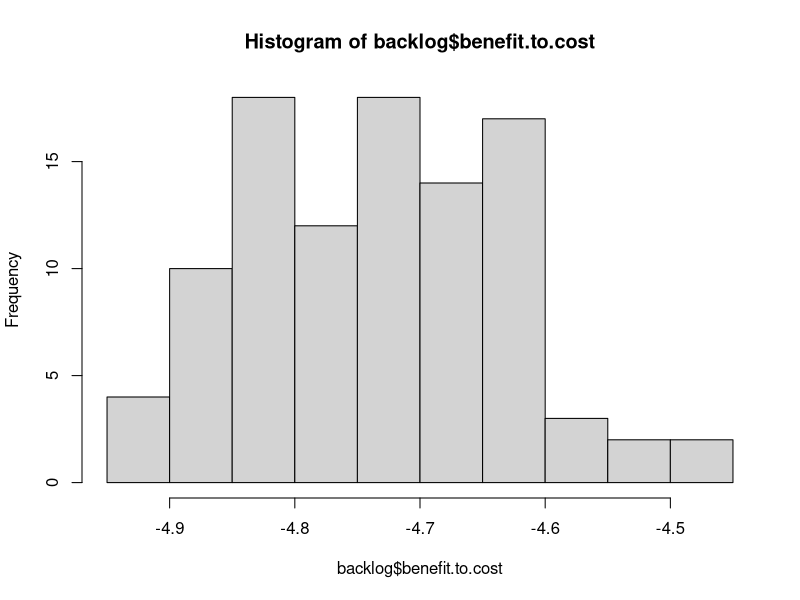
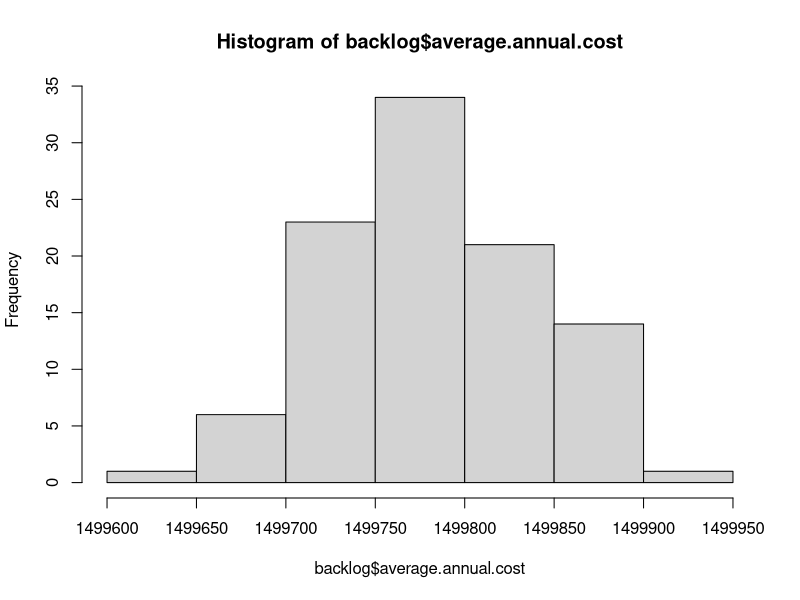
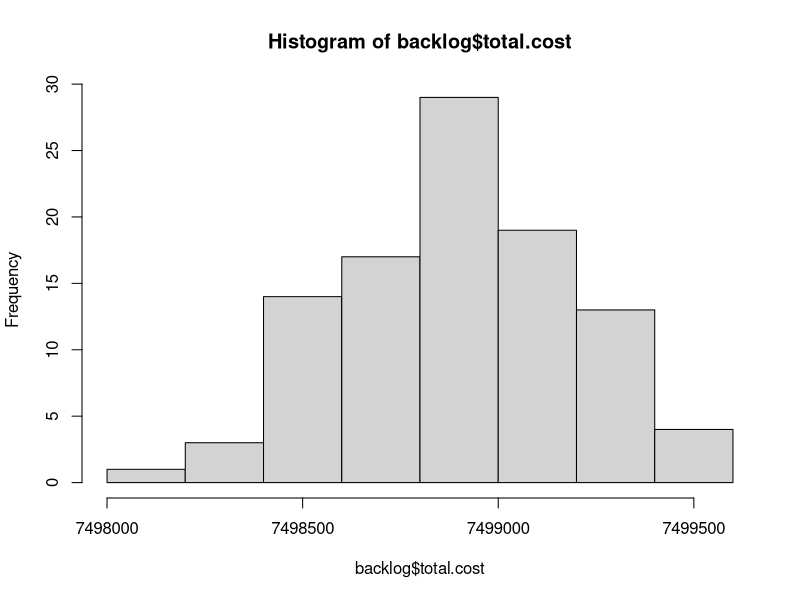
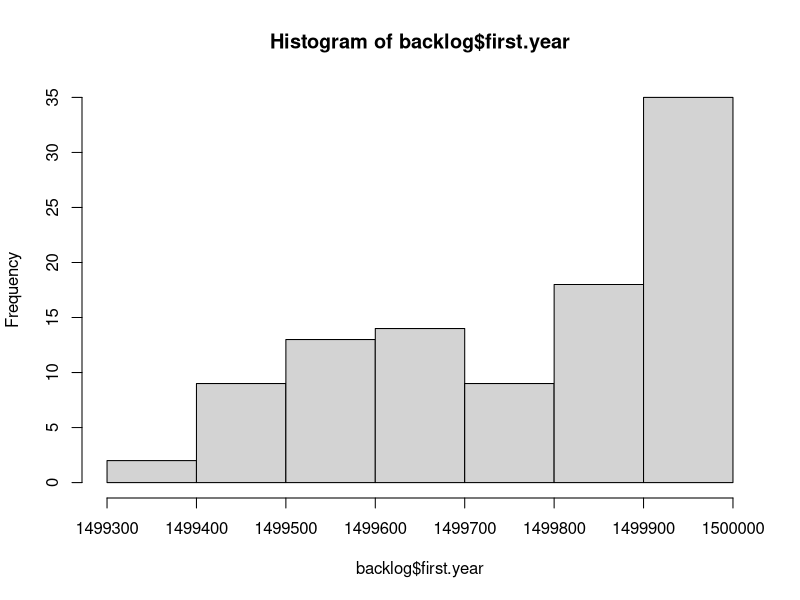

Source code (R) for these figures, in order: (Note: this script raises an error after producing the figures.)
# Read Me ####
# This code analyzes data from FST, the City's pavement consultant
# It models the cost and PCI degredation in order to optimize pavement decisions
# OCI value = PCI.  Note these scores are from November 2012.
# Created By Daniel Hadley

# Considerations: 
# 1. The knapsack approximates an optimal outcome, but needs to be inspected in cases where the 
# limit is low,E.g., http://oucsace.cs.ohiou.edu/~razvan/courses/cs4040/lecture16.pdf
# 2. The model makes assumptions about the differences in PCI reset of various treatment types.
# It assumes that patching only resets to PCI + 6, for example. 

library("plyr")


# Import data ####
setwd("K:/Somerstat/Common/Data/2014 StreetStat/PCI_Code")
# setwd ("~/Documents/Git/PCI_Code") #at home
d <- read.csv("PCI.csv")


# Create new variables #### 
d$sq.ft <- d$PavementWi * d$Length # Sq. Feet
d$sq.yd <- d$sq.ft * 0.111111 # Sq. Yards


# Functions needed for the model: ####
# f(Age) = PCI, f(PCI) = AGE, f(Age, Pave, Old PCI) = New PCI 
# f(PCI) = AGE, f(PCI) = Cost, f(knapsack) = pave 

# f(Age) = PCI
# Referenes below
# http://onlinepubs.trb.org/onlinepubs/conferences/2012/assetmgmt/presentations/Data-A-Ramirez-Flores-Chang-Albitres.pdf
# https://repository.tamu.edu/bitstream/handle/1969.1/ETD-TAMU-2009-05-317/DESHMUKH-THESIS.pdf?sequence=2
# http://www.mylongview.com/modules/showdocument.aspx?documentid=631
# See AnalyzePCI.R
PCIf <- function(AGE){ 
  PCI <- ifelse(d$Functional == "CO - Collector", 100 - (106/((log(79/AGE))^(1/.48))),
                ifelse(d$Functional == "AR - Arterial", 100 - (109/((log(88/AGE))^(1/.58))),
                       100 - (97/((log(110/AGE))^(1/.61)))
                ))
  return(PCI)
}


# f(PCI, Function, Sq.yd) = Cost 
Costf <- function(OCI, Functional, sq.yd){ 
  Cost <- ifelse((OCI >= 68) & (OCI < 88), 1.8,
         ifelse((OCI >= 47) & (OCI < 68), 18.50,
                ifelse((OCI >= 25) & (OCI < 47) & (Functional == "RT - Residential Local"), 76.80,
                       ifelse((OCI >= 25) & (OCI < 47) & (Functional == "RE - Residential Dead End"), 76.80,
                              ifelse((OCI >= 25) & (OCI < 47) & (Functional == "CO - Collector" ), 91.10,
                                     ifelse((OCI >= 25) & (OCI < 47) & (Functional == "AR - Arterial"), 91.10,
                                            ifelse((OCI >= 0) & (OCI < 25) & (Functional == "RT - Residential Local"), 139.80,
                                                   ifelse((OCI >= 0) & (OCI < 25) & (Functional == "RE - Residential Dead End"), 139.80,
                                                          ifelse((OCI >= 0) & (OCI < 25) & (Functional == "CO - Collector"), 147.70,
                                                                 ifelse((OCI >= 0) & (OCI < 25) & (Functional == "AR - Arterial"), 162.10,
                                                                        ifelse(OCI >= 88, 0, 360)))))))))))
  return(Cost*sq.yd)
}


#f(Pave, Previous Year's Moritorium) = Moritorium
Moritoriumf <- function(Pave, MoritoriumX){
  Moritorium <- ifelse(Pave == 1, 1, 
                       ifelse((MoritoriumX > 0) & (MoritoriumX < 3), 1 + MoritoriumX,
                              0 
                              ))
  return(Moritorium)
}


# f(PCI) = delta
# This takes the current PCI and calculates the difference between that and the PCI post treatment
# This is essentially the "value" in the knapsack algo
# The penultimate line ensures that during the moratorium (3 years after work is done), that
# street is not selected for maintenance yet
Deltaf <- function(OldOCI, sq.yd, Moratorium){ 
   Delta <- ifelse((OldOCI >= 68) & (OldOCI < 88) & (Moratorium == 0), ((OldOCI + 8) * sq.yd) - (OldOCI * sq.yd),
                   ifelse((OldOCI >= 47) & (OldOCI < 68) & (Moratorium == 0), ((OldOCI + 7) * sq.yd) - (OldOCI * sq.yd),
                   # why + 8 and +9: http//www.ci.san-ramon.ca.us/engr/pavement.html
                   ifelse((OldOCI >= 25) & (OldOCI < 47) & (Moratorium == 0), (96 * sq.yd) - (OldOCI * sq.yd),
                          ifelse(Moratorium != 0, 0, 
                          (100 * sq.yd) - (OldOCI * sq.yd)
                                 ))))                      
  return(Delta)
}


# # f(value, weight, limit ) = pave. This is the OLD Pave function
# # This is a greedy approximation to the Knapsack algorithm
# knapsack <- function(value, weight, limit){
#   benefit.to.cost <- value / weight #Create ratio
#   df = data.frame(value, weight, benefit.to.cost) # turn it into a DF
#   df$ID <- (1:nrow(df)) # add ID to resort later
#   df <- df[with(df, order(-benefit.to.cost)), ] # Sort by benefit.to.cost
#   rownames(df) <- NULL # Reset the row names for easier indexing
#   df$total.weight <- ifelse(cumsum(df$weight) <= limit, cumsum(df$weight), 0) # Add first items that fit
#   # I need to add a break here if nothing fits in the bag on the first pass
#   for(i in 2:nrow(df)){ #Start in row 2 because some values have been added above
#     df$total.weight[i] <- ifelse(df$weight[i] + df$total.weight[i-1] <= limit, # If adding won't go over limit
#                                  df$weight[i] + df$total.weight[i-1], df$total.weight[i-1]) # If it will, keep Weight the same
#   }
#   df$add <- 0
#   df$add[1] <- ifelse(df$total.weight[1] > 0, 1, 0)
#   for(i in 2:nrow(df)){ #Start in row 2 
#     df$add[i] <- ifelse(df$total.weight[i] > df$total.weight[i-1], 1, 0) # 1 if it has been added
#   }
#   df$add <- ifelse(df$benefit.to.cost == 0, 0, df$add) #To avoid paving streets under moratorium
#   df$add <- ifelse(df$value == 0, 0, df$add)
#   df <- df[with(df, order(ID)), ] # Resort by ID
#   rownames(df) <- NULL # Reset the row names for easier indexing
#   return(df$add)
# }


# f(value, weight, limit preventive maintenance, limit reconstruction) = pave. This is the basic Pave function
# This is a greedy approximation to the Knapsack algorithm
knapsack <- function(value, weight, limitPM, limitR, PCI){
  benefit.to.cost <- value / weight #Create ratio
  df = data.frame(value, weight, benefit.to.cost, PCI) # turn it into a DF
  df$ID <- (1:nrow(df)) # add ID to resort later
  df <- df[with(df, order(-benefit.to.cost)), ] # Sort by benefit.to.cost
  rownames(df) <- NULL # Reset the row names for easier indexing
  df$total.weight <- ifelse(cumsum(df$weight) <= limitPM, cumsum(df$weight), 0) # Add first items that fit
  # I need to add a break here if nothing fits in the bag on the first pass
  for(i in 2:nrow(df)){ #Start in row 2 because some values have been added above
    df$total.weight[i] <- ifelse(df$weight[i] + df$total.weight[i-1] <= limitPM, # If adding won't go over limit
                                 df$weight[i] + df$total.weight[i-1], df$total.weight[i-1]) # If it will, keep Weight the same
  }
  df$add <- 0
  df$add[1] <- ifelse(df$total.weight[1] > 0, 1, 0)
  for(i in 2:nrow(df)){ #Start in row 2 
    df$add[i] <- ifelse(df$total.weight[i] > df$total.weight[i-1], 1, 0) # 1 if it has been added
  }
  df$add <- ifelse(df$benefit.to.cost == 0, 0, df$add) #To avoid paving streets under moratorium
  df$add <- ifelse(df$value == 0, 0, df$add)
  # Now do it all again for full reconstruction of the worst streets
  df <- df[with(df, order(PCI)), ] # Sort by PCI
  rownames(df) <- NULL # Reset the row names for easier indexing
  df$total.weight.a <- ifelse(cumsum(df$weight) <= limitR, cumsum(df$weight), 0) # Add first items that fit
  # I need to add a break here if nothing fits in the bag on the first pass
  for(i in 2:nrow(df)){ #Start in row 2 because some values have been added above
    df$total.weight.a[i] <- ifelse(df$weight[i] + df$total.weight.a[i-1] <= limitR, # If adding won't go over limit
                                 df$weight[i] + df$total.weight.a[i-1], df$total.weight.a[i-1]) # If it will, keep Weight the same
  }
  df$add.a <- 0
  df$add.a[1] <- ifelse(df$total.weight.a[1] > 0, 1, 0)
  for(i in 2:nrow(df)){ #Start in row 2 
    df$add.a[i] <- ifelse(df$total.weight.a[i] > df$total.weight.a[i-1], 1, 0) # 1 if it has been added
  }
  df$add.a <- ifelse(df$benefit.to.cost == 0, 0, df$add.a) #To avoid paving streets under moratorium
  df$add.a <- ifelse(df$value == 0, 0, df$add.a)
  # now resort
  df <- df[with(df, order(ID)), ] # Resort by ID
  rownames(df) <- NULL # Reset the row names for easier indexing
  df$pave <- ifelse((df$add == 1) | (df$add.a == 1), 1, 0)
  return(df$pave)
}


# f(Age, Pave, Old PCI) = New PCI
# See AnalyzePCI.R
NewPCIf <- function(AGE, Pave, OldOCI){
  NewPCI <- ifelse((OldOCI >= 68) & (OldOCI < 88) & (Pave == 1), OldOCI + 8,
                   # why + 7: http//www.ci.san-ramon.ca.us/engr/pavement.html
                   ifelse((OldOCI >= 47) & (OldOCI < 68) & (Pave == 1), OldOCI + 7,
                          ifelse((OldOCI >= 25) & (OldOCI < 47) & (Pave == 1), 96, 
                                 # http://www.mylongview.com/modules/showdocument.aspx?documentid=631
                                 ifelse((OldOCI >= 0) & (OldOCI < 25) & (Pave == 1), 100,
                                        ifelse((d$Functional == "CO - Collector") & (Pave == 0), 100 - (106/((log(79/AGE))^(1/.48))),
                                               ifelse((d$Functional == "AR - Arterial") & (Pave == 0), 100 - (109/((log(88/AGE))^(1/.58))),
                                                      100 - (97/((log(110/AGE))^(1/.61)))
                                 ))))))                      
  return(NewPCI)
}


# f(NewPCI) = New Age
Agef <- function(NewPCI){
  NewAge <- ifelse((d$Functional == "CO - Collector"), 79*(2.71828^(-9.37879/(100-NewPCI)^0.48)),
                   ifelse((d$Functional == "AR - Arterial"), 88*(2.71828^(-15.1952/(100-NewPCI)^0.58)),
                          110*(2.71828^(-16.2904/(100-NewPCI)^0.61))
                   ))
                   
  return(NewAge)
}


# Final model ####

  d$Age <- Agef(d$OCI) # Estimated age in Nov 2012
  d$backlog <- Costf(d$OCI, d$Functional, d$sq.yd) # Backlog in Nov 2012
  d$Moritorium <- 0 # Hold for three years between routine maintenance 
  d$Delta.a <- Deltaf(d$OCI, d$sq.yd, d$Moritorium) # Difference between old OCI and potential OCI
  d$Pave.a <- knapsack(d$Delta.a, d$backlog, 1000000, 1000000, d$OCI) # Pave or not in spring 2013
  d$cost.a <- ifelse(d$Pave.a == 1, Costf(d$OCI, d$Functional, d$sq.yd),0) #The cost to pave the selected streets
  d$Moritorium.a <- Moritoriumf(d$Pave.a, d$Moritorium) #if work has been done, hold for 3 years
  d$Age.Tmp <- (1 + d$Age) #Temporary to do the new PCI calculation
  d$PCI.a <-  NewPCIf(d$Age.Tmp, d$Pave.a, d$OCI)
  d$Age.a <- Agef(d$PCI.a) # The new "age" in Nov 2013. E.g., crack and seal streets are not brand new.
d$backlog.a <- Costf(d$PCI.a, d$Functional, d$sq.yd) #Backlog in Nov 2013
  d$Delta.b <- Deltaf(d$PCI.a, d$sq.yd, d$Moritorium.a)
  d$Pave.b <- knapsack(d$Delta.b, d$backlog.a, 1000000, 1000000, d$PCI.a)
  d$cost.b <- ifelse(d$Pave.b == 1, Costf(d$PCI.a, d$Functional, d$sq.yd),0)
  d$Moritorium.b <- Moritoriumf(d$Pave.b, d$Moritorium.a)
  d$Age.Tmp <- (1 + d$Age.a) 
  d$PCI.b <-  NewPCIf(d$Age.Tmp, d$Pave.b, d$PCI.a)
  d$Age.b <- Agef(d$PCI.b)
d$backlog.b <- Costf(d$PCI.b, d$Functional, d$sq.yd)
  d$Delta.c <- Deltaf(d$PCI.b, d$sq.yd, d$Moritorium.b)
  d$Pave.c <- knapsack(d$Delta.c, d$backlog.b, 1000000, 1000000, d$PCI.b)
  d$cost.c <- ifelse(d$Pave.c == 1, Costf(d$PCI.b, d$Functional, d$sq.yd),0)
  d$Moritorium.c <- Moritoriumf(d$Pave.c, d$Moritorium.b)
  d$Age.Tmp <- (1 + d$Age.b) 
  d$PCI.c <-  NewPCIf(d$Age.Tmp, d$Pave.c, d$PCI.b)
  d$Age.c <- Agef(d$PCI.c)
d$backlog.c <- Costf(d$PCI.c, d$Functional, d$sq.yd)
  d$Delta.d <- Deltaf(d$PCI.c, d$sq.yd, d$Moritorium.c)
  d$Pave.d <- knapsack(d$Delta.d, d$backlog.c, 1000000, 1000000, d$PCI.c)
  d$cost.d <- ifelse(d$Pave.d == 1, Costf(d$PCI.c, d$Functional, d$sq.yd),0)
  d$Moritorium.d <- Moritoriumf(d$Pave.d, d$Moritorium.c)
  d$Age.Tmp <- (1 + d$Age.c) 
  d$PCI.d <-  NewPCIf(d$Age.Tmp, d$Pave.d, d$PCI.c)
  d$Age.d <- Agef(d$PCI.d)
d$backlog.d <- Costf(d$PCI.d, d$Functional, d$sq.yd)
  d$Delta.e <- Deltaf(d$PCI.d, d$sq.yd, d$Moritorium.d)
  d$Pave.e <- knapsack(d$Delta.e, d$backlog.d, 1000000, 1000000, d$PCI.d)
  d$cost.e <- ifelse(d$Pave.e == 1, Costf(d$PCI.d, d$Functional, d$sq.yd),0)
  d$Moritorium.e <- Moritoriumf(d$Pave.e, d$Moritorium.d)
  d$Age.Tmp <- (1 + d$Age.d) 
  d$PCI.e <-  NewPCIf(d$Age.Tmp, d$Pave.e, d$PCI.d)
  d$Age.e <- Agef(d$PCI.e)
d$backlog.e <- Costf(d$PCI.e, d$Functional, d$sq.yd)


# Final model wrapped in a function ####

# f(n) = output
Modelf <- function(n){
  d$Age <- Agef(d$OCI) # Estimated age in Nov 2012
  d$backlog <- Costf(d$OCI, d$Functional, d$sq.yd) # Backlog in Nov 2012
  d$Moritorium <- 0 # Hold for three years between routine maintenance 
  d$Delta.a <- Deltaf(d$OCI, d$sq.yd, d$Moritorium) # Difference between old OCI and potential OCI
  d$Pave.a <- knapsack(d$Delta.a, d$backlog, 1000000, 1000000, d$OCI) # Pave or not in spring 2013
  d$cost.a <- ifelse(d$Pave.a == 1, Costf(d$OCI, d$Functional, d$sq.yd),0) #The cost to pave the selected streets
  d$Moritorium.a <- Moritoriumf(d$Pave.a, d$Moritorium) #if work has been done, hold for 3 years
  d$Age.Tmp <- (1 + d$Age) #Temporary to do the new PCI calculation
  d$PCI.a <-  NewPCIf(d$Age.Tmp, d$Pave.a, d$OCI)
  d$Age.a <- Agef(d$PCI.a) # The new "age" in Nov 2013. E.g., crack and seal streets are not brand new.
  d$backlog.a <- Costf(d$PCI.a, d$Functional, d$sq.yd) #Backlog in Nov 2013
  d$Delta.b <- Deltaf(d$PCI.a, d$sq.yd, d$Moritorium.a)
  d$Pave.b <- knapsack(d$Delta.b, d$backlog.a, 1000000, 1000000, d$PCI.a)
  d$cost.b <- ifelse(d$Pave.b == 1, Costf(d$PCI.a, d$Functional, d$sq.yd),0)
  d$Moritorium.b <- Moritoriumf(d$Pave.b, d$Moritorium.a)
  d$Age.Tmp <- (1 + d$Age.a) 
  d$PCI.b <-  NewPCIf(d$Age.Tmp, d$Pave.b, d$PCI.a)
  d$Age.b <- Agef(d$PCI.b)
  d$backlog.b <- Costf(d$PCI.b, d$Functional, d$sq.yd)
  d$Delta.c <- Deltaf(d$PCI.b, d$sq.yd, d$Moritorium.b)
  d$Pave.c <- knapsack(d$Delta.c, d$backlog.b, 1000000, 1000000, d$PCI.b)
  d$cost.c <- ifelse(d$Pave.c == 1, Costf(d$PCI.b, d$Functional, d$sq.yd),0)
  d$Moritorium.c <- Moritoriumf(d$Pave.c, d$Moritorium.b)
  d$Age.Tmp <- (1 + d$Age.b) 
  d$PCI.c <-  NewPCIf(d$Age.Tmp, d$Pave.c, d$PCI.b)
  d$Age.c <- Agef(d$PCI.c)
  d$backlog.c <- Costf(d$PCI.c, d$Functional, d$sq.yd)
  d$Delta.d <- Deltaf(d$PCI.c, d$sq.yd, d$Moritorium.c)
  d$Pave.d <- knapsack(d$Delta.d, d$backlog.c, 1000000, 1000000, d$PCI.c)
  d$cost.d <- ifelse(d$Pave.d == 1, Costf(d$PCI.c, d$Functional, d$sq.yd),0)
  d$Moritorium.d <- Moritoriumf(d$Pave.d, d$Moritorium.c)
  d$Age.Tmp <- (1 + d$Age.c) 
  d$PCI.d <-  NewPCIf(d$Age.Tmp, d$Pave.d, d$PCI.c)
  d$Age.d <- Agef(d$PCI.d)
  d$backlog.d <- Costf(d$PCI.d, d$Functional, d$sq.yd)
  d$Delta.e <- Deltaf(d$PCI.d, d$sq.yd, d$Moritorium.d)
  d$Pave.e <- knapsack(d$Delta.e, d$backlog.d, 1000000, 1000000, d$PCI.d)
  d$cost.e <- ifelse(d$Pave.e == 1, Costf(d$PCI.d, d$Functional, d$sq.yd),0)
  d$Moritorium.e <- Moritoriumf(d$Pave.e, d$Moritorium.d)
  d$Age.Tmp <- (1 + d$Age.d) 
  d$PCI.e <-  NewPCIf(d$Age.Tmp, d$Pave.e, d$PCI.d)
  d$Age.e <- Agef(d$PCI.e)
  d$backlog.e <- Costf(d$PCI.e, d$Functional, d$sq.yd)
#   Now create the outputs
backlog <- sum(d$backlog.e)
backlog.reduction <- (sum(d$backlog)) - (sum(d$backlog.e))
total.cost <- sum(d$cost.a, d$cost.b, d$cost.c, d$cost.d, d$cost.e)
benefit.to.cost <- backlog.reduction / total.cost
average.annual.cost <- ((sum(d$cost.a)) + (sum(d$cost.b)) + (sum(d$cost.c)) + 
                          (sum(d$cost.d)) + (sum(d$cost.e))) / 5
first.year <- sum(d$cost.a)
output <- list(backlog, backlog.reduction, total.cost, benefit.to.cost, average.annual.cost, first.year)
return(output)
}

Modelf(1)


# Stochastic Model for comparison ####
# f(value, weight, limit ) = pave. 
# This is a greedy approximation to the Knapsack algorithm
knapsack <- function(value, weight, limit){
  benefit.to.cost <- sample(1:573, 573, replace=F) #Instead of real ratio, make it random
  df = data.frame(value, weight, benefit.to.cost) # turn it into a DF
  df$ID <- (1:nrow(df)) # add ID to resort later
  df <- df[with(df, order(-benefit.to.cost)), ] # Sort by benefit.to.cost
  rownames(df) <- NULL # Reset the row names for easier indexing
  df$total.weight <- ifelse(cumsum(df$weight) <= limit, cumsum(df$weight), 0) # Add first items that fit
  # I need to add a break here if nothing fits in the bag on the first pass
  for(i in 2:nrow(df)){ #Start in row 2 because some values have been added above
    df$total.weight[i] <- ifelse(df$weight[i] + df$total.weight[i-1] <= limit, # If adding won't go over limit
                                 df$weight[i] + df$total.weight[i-1], df$total.weight[i-1]) # If it will, keep Weight the same
  }
  df$add <- 0
  df$add[1] <- ifelse(df$total.weight[1] > 0, 1, 0)
  for(i in 2:nrow(df)){ #Start in row 2 
    df$add[i] <- ifelse(df$total.weight[i] > df$total.weight[i-1], 1, 0) # 1 if it has been added
  }
  df <- df[with(df, order(ID)), ] # Resort by ID
  rownames(df) <- NULL # Reset the row names for easier indexing
  return(df$add)
}


Modelf <- function(n){
  d$Age <- Agef(d$OCI) # Estimated age in Nov 2012
  d$backlog <- Costf(d$OCI, d$Functional, d$sq.yd) # Backlog in Nov 2012
  d$Moritorium <- 0 # Hold for three years between routine maintenance 
  d$Delta.a <- Deltaf(d$OCI, d$sq.yd, d$Moritorium) # Difference between old OCI and potential OCI
  d$Pave.a <- knapsack(d$Delta.a, d$backlog, 1500000) # Pave or not in spring 2013
  d$cost.a <- ifelse(d$Pave.a == 1, Costf(d$OCI, d$Functional, d$sq.yd),0) #The cost to pave the selected streets
  d$Moritorium.a <- Moritoriumf(d$Pave.a, d$Moritorium) #if work has been done, hold for 3 years
  d$Age.Tmp <- (1 + d$Age) #Temporary to do the new PCI calculation
  d$PCI.a <-  NewPCIf(d$Age.Tmp, d$Pave.a, d$OCI)
  d$Age.a <- Agef(d$PCI.a) # The new "age" in Nov 2013. E.g., crack and seal streets are not brand new.
  d$backlog.a <- Costf(d$PCI.a, d$Functional, d$sq.yd) #Backlog in Nov 2013
  d$Delta.b <- Deltaf(d$PCI.a, d$sq.yd, d$Moritorium.a)
  d$Pave.b <- knapsack(d$Delta.b, d$backlog.a, 1500000)
  d$cost.b <- ifelse(d$Pave.b == 1, Costf(d$PCI.a, d$Functional, d$sq.yd),0)
  d$Moritorium.b <- Moritoriumf(d$Pave.b, d$Moritorium.a)
  d$Age.Tmp <- (1 + d$Age.a) 
  d$PCI.b <-  NewPCIf(d$Age.Tmp, d$Pave.b, d$PCI.a)
  d$Age.b <- Agef(d$PCI.b)
  d$backlog.b <- Costf(d$PCI.b, d$Functional, d$sq.yd)
  d$Delta.c <- Deltaf(d$PCI.b, d$sq.yd, d$Moritorium.b)
  d$Pave.c <- knapsack(d$Delta.c, d$backlog.b, 1500000)
  d$cost.c <- ifelse(d$Pave.c == 1, Costf(d$PCI.b, d$Functional, d$sq.yd),0)
  d$Moritorium.c <- Moritoriumf(d$Pave.c, d$Moritorium.b)
  d$Age.Tmp <- (1 + d$Age.b) 
  d$PCI.c <-  NewPCIf(d$Age.Tmp, d$Pave.c, d$PCI.b)
  d$Age.c <- Agef(d$PCI.c)
  d$backlog.c <- Costf(d$PCI.c, d$Functional, d$sq.yd)
  d$Delta.d <- Deltaf(d$PCI.c, d$sq.yd, d$Moritorium.c)
  d$Pave.d <- knapsack(d$Delta.d, d$backlog.c, 1500000)
  d$cost.d <- ifelse(d$Pave.d == 1, Costf(d$PCI.c, d$Functional, d$sq.yd),0)
  d$Moritorium.d <- Moritoriumf(d$Pave.d, d$Moritorium.c)
  d$Age.Tmp <- (1 + d$Age.c) 
  d$PCI.d <-  NewPCIf(d$Age.Tmp, d$Pave.d, d$PCI.c)
  d$Age.d <- Agef(d$PCI.d)
  d$backlog.d <- Costf(d$PCI.d, d$Functional, d$sq.yd)
  d$Delta.e <- Deltaf(d$PCI.d, d$sq.yd, d$Moritorium.d)
  d$Pave.e <- knapsack(d$Delta.e, d$backlog.d, 1500000)
  d$cost.e <- ifelse(d$Pave.e == 1, Costf(d$PCI.d, d$Functional, d$sq.yd),0)
  d$Moritorium.e <- Moritoriumf(d$Pave.e, d$Moritorium.d)
  d$Age.Tmp <- (1 + d$Age.d) 
  d$PCI.e <-  NewPCIf(d$Age.Tmp, d$Pave.e, d$PCI.d)
  d$Age.e <- Agef(d$PCI.e)
  d$backlog.e <- Costf(d$PCI.e, d$Functional, d$sq.yd)
  #   Now create the outputs
  backlog <- sum(d$backlog.e)
  backlog.reduction <- (sum(d$backlog)) - (sum(d$backlog.e))
  total.cost <- sum(d$cost.a, d$cost.b, d$cost.c, d$cost.d, d$cost.e)
  benefit.to.cost <- backlog.reduction / total.cost
  average.annual.cost <- ((sum(d$cost.a)) + (sum(d$cost.b)) + (sum(d$cost.c)) + 
                            (sum(d$cost.d)) + (sum(d$cost.e))) / 5
  first.year <- sum(d$cost.a)
  output <- list(backlog, backlog.reduction, total.cost, benefit.to.cost, average.annual.cost, first.year)
  return(output)
}

Modelf(1)

# Now run the function X number of times
# http://stats.stackexchange.com/questions/7999/how-to-efficiently-repeat-a-function-on-a-data-set-in-r
library("plyr")
l <- alply(cbind(rep(100,100),rep(20,10)),1,Modelf)
backlog <- data.frame(matrix(unlist(l), nrow=100, byrow=T))
colnames(backlog) <- c("backlog", "backlog.reduction", "total.cost", "benefit.to.cost", 
                       "average.annual.cost", "first.year")

hist(backlog$benefit.to.cost)
hist(backlog$average.annual.cost)
hist(backlog$total.cost)
hist(backlog$first.year)


# Final model for comparison to consultant: cap = $2m + $2m worst streets  ####
# Backlog after 5 years for consultant spending $4.5 m is $81,115,018 m.

# f(n) = output
Modelf <- function(n){
  d$Age <- Agef(d$OCI) # Estimated age in Nov 2012
  d$backlog <- Costf(d$OCI, d$Functional, d$sq.yd) # Backlog in Nov 2012
  d$Moritorium <- 0 # Hold for three years between routine maintenance 
  d$Delta.a <- Deltaf(d$OCI, d$sq.yd, d$Moritorium) # Difference between old OCI and potential OCI
  d$Pave.a <- knapsack(d$Delta.a, d$backlog, 2000000, 2000000, d$OCI) # Pave or not in spring 2013
  d$cost.a <- ifelse(d$Pave.a == 1, Costf(d$OCI, d$Functional, d$sq.yd),0) #The cost to pave the selected streets
  d$Moritorium.a <- Moritoriumf(d$Pave.a, d$Moritorium) #if work has been done, hold for 3 years
  d$Age.Tmp <- (1 + d$Age) #Temporary to do the new PCI calculation
  d$PCI.a <-  NewPCIf(d$Age.Tmp, d$Pave.a, d$OCI)
  d$Age.a <- Agef(d$PCI.a) # The new "age" in Nov 2013. E.g., crack and seal streets are not brand new.
  d$backlog.a <- Costf(d$PCI.a, d$Functional, d$sq.yd) #Backlog in Nov 2013
  d$Delta.b <- Deltaf(d$PCI.a, d$sq.yd, d$Moritorium.a)
  d$Pave.b <- knapsack(d$Delta.b, d$backlog.a, 2000000, 2000000, d$PCI.a)
  d$cost.b <- ifelse(d$Pave.b == 1, Costf(d$PCI.a, d$Functional, d$sq.yd),0)
  d$Moritorium.b <- Moritoriumf(d$Pave.b, d$Moritorium.a)
  d$Age.Tmp <- (1 + d$Age.a) 
  d$PCI.b <-  NewPCIf(d$Age.Tmp, d$Pave.b, d$PCI.a)
  d$Age.b <- Agef(d$PCI.b)
  d$backlog.b <- Costf(d$PCI.b, d$Functional, d$sq.yd)
  d$Delta.c <- Deltaf(d$PCI.b, d$sq.yd, d$Moritorium.b)
  d$Pave.c <- knapsack(d$Delta.c, d$backlog.b, 2000000, 2000000, d$PCI.b)
  d$cost.c <- ifelse(d$Pave.c == 1, Costf(d$PCI.b, d$Functional, d$sq.yd),0)
  d$Moritorium.c <- Moritoriumf(d$Pave.c, d$Moritorium.b)
  d$Age.Tmp <- (1 + d$Age.b) 
  d$PCI.c <-  NewPCIf(d$Age.Tmp, d$Pave.c, d$PCI.b)
  d$Age.c <- Agef(d$PCI.c)
  d$backlog.c <- Costf(d$PCI.c, d$Functional, d$sq.yd)
  d$Delta.d <- Deltaf(d$PCI.c, d$sq.yd, d$Moritorium.c)
  d$Pave.d <- knapsack(d$Delta.d, d$backlog.c, 2000000, 2000000, d$PCI.c)
  d$cost.d <- ifelse(d$Pave.d == 1, Costf(d$PCI.c, d$Functional, d$sq.yd),0)
  d$Moritorium.d <- Moritoriumf(d$Pave.d, d$Moritorium.c)
  d$Age.Tmp <- (1 + d$Age.c) 
  d$PCI.d <-  NewPCIf(d$Age.Tmp, d$Pave.d, d$PCI.c)
  d$Age.d <- Agef(d$PCI.d)
  d$backlog.d <- Costf(d$PCI.d, d$Functional, d$sq.yd)
  d$Delta.e <- Deltaf(d$PCI.d, d$sq.yd, d$Moritorium.d)
  d$Pave.e <- knapsack(d$Delta.e, d$backlog.d, 2000000, 2000000, d$PCI.d)
  d$cost.e <- ifelse(d$Pave.e == 1, Costf(d$PCI.d, d$Functional, d$sq.yd),0)
  d$Moritorium.e <- Moritoriumf(d$Pave.e, d$Moritorium.d)
  d$Age.Tmp <- (1 + d$Age.d) 
  d$PCI.e <-  NewPCIf(d$Age.Tmp, d$Pave.e, d$PCI.d)
  d$Age.e <- Agef(d$PCI.e)
  d$backlog.e <- Costf(d$PCI.e, d$Functional, d$sq.yd)
  #   Now create the outputs
  backlog <- sum(d$backlog.e)
  backlog.reduction <- (sum(d$backlog)) - (sum(d$backlog.e))
  total.cost <- sum(d$cost.a, d$cost.b, d$cost.c, d$cost.d, d$cost.e)
  benefit.to.cost <- backlog.reduction / total.cost
  average.annual.cost <- ((sum(d$cost.a)) + (sum(d$cost.b)) + (sum(d$cost.c)) + 
                            (sum(d$cost.d)) + (sum(d$cost.e))) / 5
  first.year <- sum(d$cost.a)
  output <- list(backlog, backlog.reduction, total.cost, benefit.to.cost, average.annual.cost, first.year)
  return(output)
}

Modelf(1)


# Here are the Streets that DPW did in 2013 ####
Modelf <- function(n){
  d$Age <- Agef(d$OCI) # Estimated age in Nov 2012
  d$backlog <- Costf(d$OCI, d$Functional, d$sq.yd) # Backlog in Nov 2012
  d$Moritorium <- 0 # Hold for three years between routine maintenance 
  d$Delta.a <- Deltaf(d$OCI, d$sq.yd, d$Moritorium) # Difference between old OCI and potential OCI
  ## The following list is missing the private ways and the part of Shore they did. Was it all Shore?
  d$Pave.a <- ifelse(d$STREETNAME %in% c('ALBION ST' , 'ALBION TERR', 'BELMONT SQ', 'HAMMOND ST',
                                         'MORGAN ST', 'WHEELER ST', 'WYATT ST', 'YORKTOWN ST'), 1, 0)
  d$cost.a <- ifelse(d$Pave.a == 1, Costf(d$OCI, d$Functional, d$sq.yd),0) #The cost to pave the selected streets
  d$Moritorium.a <- Moritoriumf(d$Pave.a, d$Moritorium) #if work has been done, hold for 3 years
  d$Age.Tmp <- (1 + d$Age) #Temporary to do the new PCI calculation
  d$PCI.a <-  NewPCIf(d$Age.Tmp, d$Pave.a, d$OCI)
  d$Age.a <- Agef(d$PCI.a) # The new "age" in Nov 2013. E.g., crack and seal streets are not brand new.
  d$backlog.a <- Costf(d$PCI.a, d$Functional, d$sq.yd) #Backlog in Nov 2013
  d$Delta.b <- Deltaf(d$PCI.a, d$sq.yd, d$Moritorium.a)
  d$Pave.b <- knapsack(d$Delta.b, d$backlog.a, 1000000, 1000000, d$PCI.a)
  d$cost.b <- ifelse(d$Pave.b == 1, Costf(d$PCI.a, d$Functional, d$sq.yd),0)
  d$Moritorium.b <- Moritoriumf(d$Pave.b, d$Moritorium.a)
  d$Age.Tmp <- (1 + d$Age.a) 
  d$PCI.b <-  NewPCIf(d$Age.Tmp, d$Pave.b, d$PCI.a)
  d$Age.b <- Agef(d$PCI.b)
  d$backlog.b <- Costf(d$PCI.b, d$Functional, d$sq.yd)
  d$Delta.c <- Deltaf(d$PCI.b, d$sq.yd, d$Moritorium.b)
  d$Pave.c <- knapsack(d$Delta.c, d$backlog.b, 1000000, 1000000, d$PCI.b)
  d$cost.c <- ifelse(d$Pave.c == 1, Costf(d$PCI.b, d$Functional, d$sq.yd),0)
  d$Moritorium.c <- Moritoriumf(d$Pave.c, d$Moritorium.b)
  d$Age.Tmp <- (1 + d$Age.b) 
  d$PCI.c <-  NewPCIf(d$Age.Tmp, d$Pave.c, d$PCI.b)
  d$Age.c <- Agef(d$PCI.c)
  d$backlog.c <- Costf(d$PCI.c, d$Functional, d$sq.yd)
  d$Delta.d <- Deltaf(d$PCI.c, d$sq.yd, d$Moritorium.c)
  d$Pave.d <- knapsack(d$Delta.d, d$backlog.c, 1000000, 1000000, d$PCI.c)
  d$cost.d <- ifelse(d$Pave.d == 1, Costf(d$PCI.c, d$Functional, d$sq.yd),0)
  d$Moritorium.d <- Moritoriumf(d$Pave.d, d$Moritorium.c)
  d$Age.Tmp <- (1 + d$Age.c) 
  d$PCI.d <-  NewPCIf(d$Age.Tmp, d$Pave.d, d$PCI.c)
  d$Age.d <- Agef(d$PCI.d)
  d$backlog.d <- Costf(d$PCI.d, d$Functional, d$sq.yd)
  d$Delta.e <- Deltaf(d$PCI.d, d$sq.yd, d$Moritorium.d)
  d$Pave.e <- knapsack(d$Delta.e, d$backlog.d, 1000000, 1000000, d$PCI.d)
  d$cost.e <- ifelse(d$Pave.e == 1, Costf(d$PCI.d, d$Functional, d$sq.yd),0)
  d$Moritorium.e <- Moritoriumf(d$Pave.e, d$Moritorium.d)
  d$Age.Tmp <- (1 + d$Age.d) 
  d$PCI.e <-  NewPCIf(d$Age.Tmp, d$Pave.e, d$PCI.d)
  d$Age.e <- Agef(d$PCI.e)
  d$backlog.e <- Costf(d$PCI.e, d$Functional, d$sq.yd)
return(sum(d$backlog))
}


# Stochastic Model (random spending number) to see return on investment ####

Modelf <- function(n){
  random <- runif(1, min=0, max=6000000)
  d$Age <- Agef(d$OCI) # Estimated age in Nov 2012
  d$backlog <- Costf(d$OCI, d$Functional, d$sq.yd) # Backlog in Nov 2012
  d$Moritorium <- 0 # Hold for three years between routine maintenance 
  d$Delta.a <- Deltaf(d$OCI, d$sq.yd, d$Moritorium) # Difference between old OCI and potential OCI
  ## The following list is missing the private ways and the part of Shore they did. Was it all Shore?
  d$Pave.a <- ifelse(d$STREETNAME %in% c('ALBION ST' , 'ALBION TERR', 'BELMONT SQ', 'HAMMOND ST',
                                         'MORGAN ST', 'WHEELER ST', 'WYATT ST', 'YORKTOWN ST'), 1, 0)
  d$cost.a <- ifelse(d$Pave.a == 1, Costf(d$OCI, d$Functional, d$sq.yd),0) #The cost to pave the selected streets
  d$Moritorium.a <- Moritoriumf(d$Pave.a, d$Moritorium) #if work has been done, hold for 3 years
  d$Age.Tmp <- (1 + d$Age) #Temporary to do the new PCI calculation
  d$PCI.a <-  NewPCIf(d$Age.Tmp, d$Pave.a, d$OCI)
  d$Age.a <- Agef(d$PCI.a) # The new "age" in Nov 2013. E.g., crack and seal streets are not brand new.
  d$backlog.a <- Costf(d$PCI.a, d$Functional, d$sq.yd) #Backlog in Nov 2013
  d$Delta.b <- Deltaf(d$PCI.a, d$sq.yd, d$Moritorium.a)
  d$Pave.b <- knapsack(d$Delta.b, d$backlog.a, random, random, d$PCI.a)
  d$cost.b <- ifelse(d$Pave.b == 1, Costf(d$PCI.a, d$Functional, d$sq.yd),0)
  d$Moritorium.b <- Moritoriumf(d$Pave.b, d$Moritorium.a)
  d$Age.Tmp <- (1 + d$Age.a) 
  d$PCI.b <-  NewPCIf(d$Age.Tmp, d$Pave.b, d$PCI.a)
  d$Age.b <- Agef(d$PCI.b)
  d$backlog.b <- Costf(d$PCI.b, d$Functional, d$sq.yd)
  d$Delta.c <- Deltaf(d$PCI.b, d$sq.yd, d$Moritorium.b)
  d$Pave.c <- knapsack(d$Delta.c, d$backlog.b, random, random, d$PCI.b)
  d$cost.c <- ifelse(d$Pave.c == 1, Costf(d$PCI.b, d$Functional, d$sq.yd),0)
  d$Moritorium.c <- Moritoriumf(d$Pave.c, d$Moritorium.b)
  d$Age.Tmp <- (1 + d$Age.b) 
  d$PCI.c <-  NewPCIf(d$Age.Tmp, d$Pave.c, d$PCI.b)
  d$Age.c <- Agef(d$PCI.c)
  d$backlog.c <- Costf(d$PCI.c, d$Functional, d$sq.yd)
  d$Delta.d <- Deltaf(d$PCI.c, d$sq.yd, d$Moritorium.c)
  d$Pave.d <- knapsack(d$Delta.d, d$backlog.c, random, random, d$PCI.c)
  d$cost.d <- ifelse(d$Pave.d == 1, Costf(d$PCI.c, d$Functional, d$sq.yd),0)
  d$Moritorium.d <- Moritoriumf(d$Pave.d, d$Moritorium.c)
  d$Age.Tmp <- (1 + d$Age.c) 
  d$PCI.d <-  NewPCIf(d$Age.Tmp, d$Pave.d, d$PCI.c)
  d$Age.d <- Agef(d$PCI.d)
  d$backlog.d <- Costf(d$PCI.d, d$Functional, d$sq.yd)
  d$Delta.e <- Deltaf(d$PCI.d, d$sq.yd, d$Moritorium.d)
  d$Pave.e <- knapsack(d$Delta.e, d$backlog.d, random, random, d$PCI.d)
  d$cost.e <- ifelse(d$Pave.e == 1, Costf(d$PCI.d, d$Functional, d$sq.yd),0)
  d$Moritorium.e <- Moritoriumf(d$Pave.e, d$Moritorium.d)
  d$Age.Tmp <- (1 + d$Age.d) 
  d$PCI.e <-  NewPCIf(d$Age.Tmp, d$Pave.e, d$PCI.d)
  d$Age.e <- Agef(d$PCI.e)
  d$backlog.e <- Costf(d$PCI.e, d$Functional, d$sq.yd)
  #   Now create the outputs
  random <- random
  backlog <- sum(d$backlog.e)
  backlog.reduction <- (sum(d$backlog)) - (sum(d$backlog.e)) 
  backlog.change.percent <- (sum(d$backlog.e)) - (sum(d$backlog))/(sum(d$backlog))
  total.cost <- sum(d$cost.a, d$cost.b, d$cost.c, d$cost.d, d$cost.e)
  benefit.to.cost <- backlog.reduction / total.cost
  average.annual.cost <- ((sum(d$cost.a)) + (sum(d$cost.b)) + (sum(d$cost.c)) + 
                            (sum(d$cost.d)) + (sum(d$cost.e))) / 5
  first.year <- sum(d$cost.a)
  weighted.PCI.a <- weighted.mean(d$PCI.a, d$sq.yd)
  weighted.PCI.e <- weighted.mean(d$PCI.e, d$sq.yd)
  min.PCI.e <- min(d$PCI.e)
  output <- list(backlog, backlog.reduction, backlog.change.percent, total.cost, benefit.to.cost, 
                 average.annual.cost, first.year, random, weighted.PCI.a, 
                 weighted.PCI.e, min.PCI.e)
  return(output)
}

Modelf(1)

# Now run the function X number of times
# http://stats.stackexchange.com/questions/7999/how-to-efficiently-repeat-a-function-on-a-data-set-in-r
library("plyr")
l <- alply(cbind(rep(10000,10000),rep(20,10)),1,Modelf)
backlog <- data.frame(matrix(unlist(l), nrow=10000, byrow=T))
colnames(backlog) <- c("backlog", "backlog.change", "backlog.change.percent", "total.cost", "benefit.to.cost", 
                       "average.annual.cost", "first.year", "Spending", "PCI.a", "PCI.e", 
                       "min.PCI.e")

hist(backlog$benefit.to.cost)
hist(backlog$average.annual.cost)
hist(backlog$total.cost)
hist(backlog$first.year)


# Here are the Streets that DPW did in 2013 + a Model of worst first at historic levels ####
Modelf <- function(n){
  d$Age <- Agef(d$OCI) # Estimated age in Nov 2012
  d$backlog <- Costf(d$OCI, d$Functional, d$sq.yd) # Backlog in Nov 2012
  d$Moritorium <- 0 # Hold for three years between routine maintenance 
  d$Delta.a <- Deltaf(d$OCI, d$sq.yd, d$Moritorium) # Difference between old OCI and potential OCI
  ## The following list is missing the private ways and the part of Shore they did. Was it all Shore?
  d$Pave.a <- ifelse(d$STREETNAME %in% c('ALBION ST' , 'ALBION TERR', 'BELMONT SQ', 'HAMMOND ST',
                                         'MORGAN ST', 'WHEELER ST', 'WYATT ST', 'YORKTOWN ST'), 1, 0)
  d$cost.a <- ifelse(d$Pave.a == 1, Costf(d$OCI, d$Functional, d$sq.yd),0) #The cost to pave the selected streets
  d$Moritorium.a <- Moritoriumf(d$Pave.a, d$Moritorium) #if work has been done, hold for 3 years
  d$Age.Tmp <- (1 + d$Age) #Temporary to do the new PCI calculation
  d$PCI.a <-  NewPCIf(d$Age.Tmp, d$Pave.a, d$OCI)
  d$Age.a <- Agef(d$PCI.a) # The new "age" in Nov 2013. E.g., crack and seal streets are not brand new.
  d$backlog.a <- Costf(d$PCI.a, d$Functional, d$sq.yd) #Backlog in Nov 2013
  d$Delta.b <- Deltaf(d$PCI.a, d$sq.yd, d$Moritorium.a)
  d$Pave.b <- knapsack(d$Delta.b, d$backlog.a, 0, 1200000, d$PCI.a)
  d$cost.b <- ifelse(d$Pave.b == 1, Costf(d$PCI.a, d$Functional, d$sq.yd),0)
  d$Moritorium.b <- Moritoriumf(d$Pave.b, d$Moritorium.a)
  d$Age.Tmp <- (1 + d$Age.a) 
  d$PCI.b <-  NewPCIf(d$Age.Tmp, d$Pave.b, d$PCI.a)
  d$Age.b <- Agef(d$PCI.b)
  d$backlog.b <- Costf(d$PCI.b, d$Functional, d$sq.yd)
  d$Delta.c <- Deltaf(d$PCI.b, d$sq.yd, d$Moritorium.b)
  d$Pave.c <- knapsack(d$Delta.c, d$backlog.b, 0, 1200000, d$PCI.b)
  d$cost.c <- ifelse(d$Pave.c == 1, Costf(d$PCI.b, d$Functional, d$sq.yd),0)
  d$Moritorium.c <- Moritoriumf(d$Pave.c, d$Moritorium.b)
  d$Age.Tmp <- (1 + d$Age.b) 
  d$PCI.c <-  NewPCIf(d$Age.Tmp, d$Pave.c, d$PCI.b)
  d$Age.c <- Agef(d$PCI.c)
  d$backlog.c <- Costf(d$PCI.c, d$Functional, d$sq.yd)
  d$Delta.d <- Deltaf(d$PCI.c, d$sq.yd, d$Moritorium.c)
  d$Pave.d <- knapsack(d$Delta.d, d$backlog.c, 0, 1200000, d$PCI.c)
  d$cost.d <- ifelse(d$Pave.d == 1, Costf(d$PCI.c, d$Functional, d$sq.yd),0)
  d$Moritorium.d <- Moritoriumf(d$Pave.d, d$Moritorium.c)
  d$Age.Tmp <- (1 + d$Age.c) 
  d$PCI.d <-  NewPCIf(d$Age.Tmp, d$Pave.d, d$PCI.c)
  d$Age.d <- Agef(d$PCI.d)
  d$backlog.d <- Costf(d$PCI.d, d$Functional, d$sq.yd)
  d$Delta.e <- Deltaf(d$PCI.d, d$sq.yd, d$Moritorium.d)
  d$Pave.e <- knapsack(d$Delta.e, d$backlog.d, 0, 1200000, d$PCI.d)
  d$cost.e <- ifelse(d$Pave.e == 1, Costf(d$PCI.d, d$Functional, d$sq.yd),0)
  d$Moritorium.e <- Moritoriumf(d$Pave.e, d$Moritorium.d)
  d$Age.Tmp <- (1 + d$Age.d) 
  d$PCI.e <-  NewPCIf(d$Age.Tmp, d$Pave.e, d$PCI.d)
  d$Age.e <- Agef(d$PCI.e)
  d$backlog.e <- Costf(d$PCI.e, d$Functional, d$sq.yd)
  return(sum(d$backlog))
}


# Visualizations ####
library(ggplot2)

my.theme <- 
  theme(plot.background = element_blank(), # Remove background
        panel.grid.major = element_blank(), # Remove gridlines
        panel.grid.minor = element_blank(), # Remove more gridlines
        panel.border = element_blank(), # Remove border
        panel.background = element_blank(), # Remove more background
        axis.ticks = element_blank(), # Remove axis ticks
        axis.text=element_text(size=24), # Enlarge axis text font
        axis.title=element_text(size=26), # Enlarge axis title font
        plot.title=element_text(size=42, hjust=0) # Enlarge, left-align title
        #,axis.text.x = element_text(angle=60, hjust = 1) # Uncomment if X-axis unreadable 
  )

p <- qplot(OCI, weight = sq.yd, data = d, geom = "histogram", alpha=I(.7), main="Data By Year", ylab="Col2 Count")
p + my.theme

p <- qplot(PCI.a, weight = sq.yd, data = d, geom = "histogram", alpha=I(.7), main="Data By Year", ylab="Col2 Count")
p + my.theme

p <- qplot(PCI.b, weight = sq.yd, data = d, geom = "histogram", alpha=I(.7), main="Data By Year", ylab="Col2 Count")
p + my.theme

p <- qplot(PCI.c, weight = sq.yd, data = d, geom = "histogram", alpha=I(.7), main="Data By Year", ylab="Col2 Count")
p + my.theme

p <- qplot(PCI.d, weight = sq.yd, data = d, geom = "histogram", alpha=I(.7), main="Data By Year", ylab="Col2 Count")
p + my.theme

p <- qplot(PCI.e, weight = sq.yd, data = d, geom = "histogram", alpha=I(.7), main="Data By Year", ylab="Col2 Count")
p + my.theme